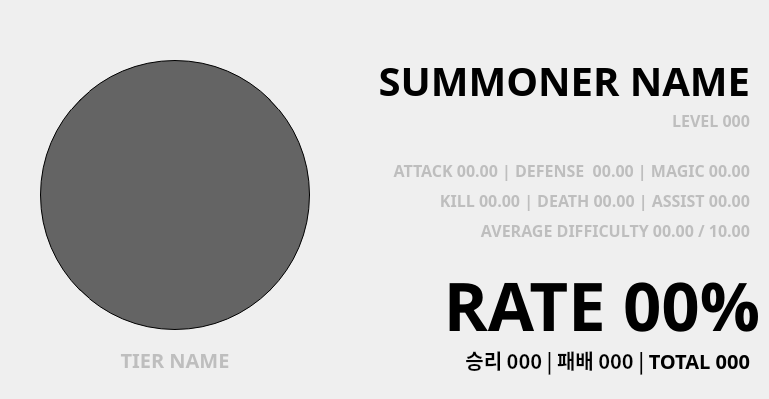
      <widget class="QWidget" name="re__user">
       <attribute name="title">
        <string>USER</string>
       </attribute>
       <widget class="QLabel" name="lbl__tier">
        <property name="geometry">
         <rect>
          <x>40</x>
          <y>60</y>
          <width>270</width>
          <height>270</height>
         </rect>
        </property>
        <property name="styleSheet">
         <string notr="true">QLabel {
	border-width: 1px;
    border-radius: 135px;
	border-style: solid;
	background-color: rgb(100,100,100);
}
</string>
        </property>
        <property name="text">
         <string/>
        </property>
        <property name="pixmap">
         <pixmap>../ASSETS/TIER/Emblem_Silver.png</pixmap>
        </property>
        <property name="scaledContents">
         <bool>true</bool>
        </property>
       </widget>
       <widget class="QLabel" name="lbl__tier_t">
        <property name="enabled">
         <bool>false</bool>
        </property>
        <property name="geometry">
         <rect>
          <x>40</x>
          <y>340</y>
          <width>270</width>
          <height>40</height>
         </rect>
        </property>
        <property name="font">
         <font>
          <family>맑은 고딕</family>
          <pointsize>15</pointsize>
          <weight>75</weight>
          <bold>true</bold>
         </font>
        </property>
        <property name="text">
         <string>TIER NAME</string>
        </property>
        <property name="alignment">
         <set>Qt::AlignCenter</set>
        </property>
       </widget>
       <widget class="QLabel" name="lbl__rate">
        <property name="geometry">
         <rect>
          <x>350</x>
          <y>240</y>
          <width>410</width>
          <height>130</height>
         </rect>
        </property>
        <property name="font">
         <font>
          <family>맑은 고딕</family>
          <pointsize>50</pointsize>
          <weight>75</weight>
          <bold>true</bold>
         </font>
        </property>
        <property name="text">
         <string>RATE 00%</string>
        </property>
        <property name="alignment">
         <set>Qt::AlignRight|Qt::AlignTrailing|Qt::AlignVCenter</set>
        </property>
       </widget>
       <widget class="QLabel" name="lbl__sum">
        <property name="geometry">
         <rect>
          <x>350</x>
          <y>330</y>
          <width>400</width>
          <height>60</height>
         </rect>
        </property>
        <property name="font">
         <font>
          <family>맑은 고딕</family>
          <pointsize>15</pointsize>
          <weight>75</weight>
          <bold>true</bold>
         </font>
        </property>
        <property name="text">
         <string>승리 000 | 패배 000 | TOTAL 000</string>
        </property>
        <property name="alignment">
         <set>Qt::AlignRight|Qt::AlignTrailing|Qt::AlignVCenter</set>
        </property>
       </widget>
       <widget class="QLabel" name="lbl__kda">
        <property name="enabled">
         <bool>false</bool>
        </property>
        <property name="geometry">
         <rect>
          <x>350</x>
          <y>170</y>
          <width>400</width>
          <height>60</height>
         </rect>
        </property>
        <property name="font">
         <font>
          <family>맑은 고딕</family>
          <pointsize>12</pointsize>
          <weight>75</weight>
          <bold>true</bold>
         </font>
        </property>
        <property name="text">
         <string>KILL 00.00 | DEATH 00.00 | ASSIST 00.00</string>
        </property>
        <property name="alignment">
         <set>Qt::AlignRight|Qt::AlignTrailing|Qt::AlignVCenter</set>
        </property>
       </widget>
       <widget class="QLabel" name="lbl__lvl">
        <property name="enabled">
         <bool>false</bool>
        </property>
        <property name="geometry">
         <rect>
          <x>350</x>
          <y>90</y>
          <width>400</width>
          <height>60</height>
         </rect>
        </property>
        <property name="font">
         <font>
          <family>맑은 고딕</family>
          <pointsize>12</pointsize>
          <weight>75</weight>
          <bold>true</bold>
         </font>
        </property>
        <property name="text">
         <string>LEVEL 000</string>
        </property>
        <property name="alignment">
         <set>Qt::AlignRight|Qt::AlignTrailing|Qt::AlignVCenter</set>
        </property>
       </widget>
       <widget class="QLabel" name="lbl__name">
        <property name="geometry">
         <rect>
          <x>350</x>
          <y>60</y>
          <width>400</width>
          <height>40</height>
         </rect>
        </property>
        <property name="font">
         <font>
          <family>맑은 고딕</family>
          <pointsize>30</pointsize>
          <weight>75</weight>
          <bold>true</bold>
         </font>
        </property>
        <property name="text">
         <string>SUMMONER NAME</string>
        </property>
        <property name="alignment">
         <set>Qt::AlignRight|Qt::AlignTrailing|Qt::AlignVCenter</set>
        </property>
       </widget>
       <widget class="QLabel" name="lbl__adm">
        <property name="enabled">
         <bool>false</bool>
        </property>
        <property name="geometry">
         <rect>
          <x>350</x>
          <y>140</y>
          <width>400</width>
          <height>60</height>
         </rect>
        </property>
        <property name="font">
         <font>
          <family>맑은 고딕</family>
          <pointsize>12</pointsize>
          <weight>75</weight>
          <bold>true</bold>
         </font>
        </property>
        <property name="text">
         <string>ATTACK 00.00 | DEFENSE  00.00 | MAGIC 00.00</string>
        </property>
        <property name="alignment">
         <set>Qt::AlignRight|Qt::AlignTrailing|Qt::AlignVCenter</set>
        </property>
       </widget>
       <widget class="QLabel" name="lbl__ad">
        <property name="enabled">
         <bool>false</bool>
        </property>
        <property name="geometry">
         <rect>
          <x>470</x>
          <y>200</y>
          <width>280</width>
          <height>60</height>
         </rect>
        </property>
        <property name="font">
         <font>
          <family>맑은 고딕</family>
          <pointsize>12</pointsize>
          <weight>75</weight>
          <bold>true</bold>
         </font>
        </property>
        <property name="text">
         <string> AVERAGE DIFFICULTY 00.00 / 10.00</string>
        </property>
        <property name="alignment">
         <set>Qt::AlignRight|Qt::AlignTrailing|Qt::AlignVCenter</set>
        </property>
       </widget>
      </widget>
